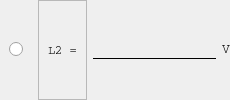
                                 <widget class="QFrame" name="frame_79">
                                  <property name="frameShape">
                                   <enum>QFrame::NoFrame</enum>
                                  </property>
                                  <property name="frameShadow">
                                   <enum>QFrame::Plain</enum>
                                  </property>
                                  <layout class="QHBoxLayout" name="horizontalLayout_22">
                                   <property name="spacing">
                                    <number>6</number>
                                   </property>
                                   <property name="leftMargin">
                                    <number>0</number>
                                   </property>
                                   <property name="topMargin">
                                    <number>0</number>
                                   </property>
                                   <property name="rightMargin">
                                    <number>0</number>
                                   </property>
                                   <property name="bottomMargin">
                                    <number>0</number>
                                   </property>
                                   <item>
                                    <widget class="QFrame" name="frame_80">
                                     <property name="frameShape">
                                      <enum>QFrame::NoFrame</enum>
                                     </property>
                                     <property name="frameShadow">
                                      <enum>QFrame::Plain</enum>
                                     </property>
                                     <layout class="QVBoxLayout" name="verticalLayout_51">
                                      <item>
                                       <widget class="QRadioButton" name="radioButton_5">
                                        <property name="text">
                                         <string/>
                                        </property>
                                       </widget>
                                      </item>
                                     </layout>
                                    </widget>
                                   </item>
                                   <item>
                                    <widget class="QFrame" name="frame_81">
                                     <property name="frameShape">
                                      <enum>QFrame::StyledPanel</enum>
                                     </property>
                                     <property name="frameShadow">
                                      <enum>QFrame::Raised</enum>
                                     </property>
                                     <layout class="QVBoxLayout" name="verticalLayout_52">
                                      <item>
                                       <widget class="QLabel" name="label_31">
                                        <property name="font">
                                         <font>
                                          <family>Courier</family>
                                         </font>
                                        </property>
                                        <property name="text">
                                         <string>L2 =</string>
                                        </property>
                                       </widget>
                                      </item>
                                     </layout>
                                    </widget>
                                   </item>
                                   <item>
                                    <widget class="QFrame" name="frame_82">
                                     <property name="frameShape">
                                      <enum>QFrame::NoFrame</enum>
                                     </property>
                                     <property name="frameShadow">
                                      <enum>QFrame::Plain</enum>
                                     </property>
                                     <layout class="QVBoxLayout" name="verticalLayout_53">
                                      <property name="spacing">
                                       <number>0</number>
                                      </property>
                                      <property name="leftMargin">
                                       <number>0</number>
                                      </property>
                                      <property name="topMargin">
                                       <number>0</number>
                                      </property>
                                      <property name="rightMargin">
                                       <number>0</number>
                                      </property>
                                      <property name="bottomMargin">
                                       <number>0</number>
                                      </property>
                                      <item>
                                       <widget class="QLineEdit" name="lineEdit_10">
                                        <property name="styleSheet">
                                         <string notr="true">QLineEdit{
	border:transparent;
	background: transparent;
	border-bottom: 1px solid black;
	font: 14px;

}


QLineEdit:down-arrow {
    image: url(resources/arrow.png);
	width: 14px;
	height: 14px;
}

QLineEdit QAbstractItemView {

    border: 2px solid darkgray;
    selection-background-color: rgb(174, 255, 193);
	selection-color: black;
	background-color: white;

}</string>
                                        </property>
                                       </widget>
                                      </item>
                                     </layout>
                                    </widget>
                                   </item>
                                   <item>
                                    <widget class="QFrame" name="frame_83">
                                     <property name="minimumSize">
                                      <size>
                                       <width>0</width>
                                       <height>0</height>
                                      </size>
                                     </property>
                                     <property name="maximumSize">
                                      <size>
                                       <width>15</width>
                                       <height>15</height>
                                      </size>
                                     </property>
                                     <property name="frameShape">
                                      <enum>QFrame::NoFrame</enum>
                                     </property>
                                     <property name="frameShadow">
                                      <enum>QFrame::Plain</enum>
                                     </property>
                                     <layout class="QVBoxLayout" name="verticalLayout_54">
                                      <property name="spacing">
                                       <number>0</number>
                                      </property>
                                      <property name="leftMargin">
                                       <number>0</number>
                                      </property>
                                      <property name="topMargin">
                                       <number>0</number>
                                      </property>
                                      <property name="rightMargin">
                                       <number>0</number>
                                      </property>
                                      <property name="bottomMargin">
                                       <number>0</number>
                                      </property>
                                      <item>
                                       <widget class="QLabel" name="label_32">
                                        <property name="font">
                                         <font>
                                          <family>Courier</family>
                                          <pointsize>10</pointsize>
                                         </font>
                                        </property>
                                        <property name="styleSheet">
                                         <string notr="true">border: transparent;</string>
                                        </property>
                                        <property name="text">
                                         <string>V</string>
                                        </property>
                                        <property name="scaledContents">
                                         <bool>true</bool>
                                        </property>
                                       </widget>
                                      </item>
                                     </layout>
                                    </widget>
                                   </item>
                                  </layout>
                                 </widget>
